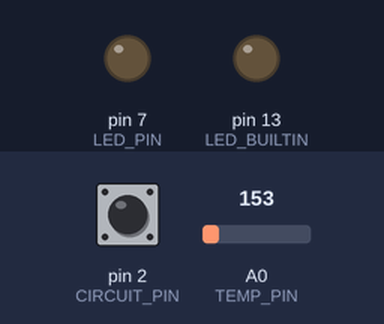
Simulated run of this sketch. Board: Arduino Uno, built with avr-gcc and run on an emulated ATmega328P. On the bench: output pins drawn as LEDs (lit = HIGH). Inputs (shaded band) come from the test bench; at power-on: pin 2 (CIRCUIT_PIN) HIGH, A0 (TEMP_PIN) = 153. The local clock reads 2024-03-15 10:24:30 at power-on unless the sketch sets it; storage starts empty; what the sketch prints to the serial monitor is not drawn.

Above: at 5.7 s.
Timing chart, 0 to 14.3 s (numbered marks = the images above):
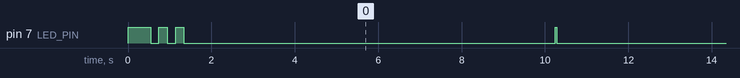

Measured:
- by itself, pin 7 (LED_PIN): HIGH → LOW at 0.54 s, → HIGH 0.20 s later, → LOW 0.20 s later, → HIGH 0.20 s later, … (29 changes in this stretch)

The sketch:

power_logging.ino
```cpp
#include <arduino-timer.h>
#include <RTClib.h>
#include <SPI.h>
#include <SD.h>

// *** PINS ***
//const int RTC_PIN_32K = 0;  // 32KHz clock output
//const int RTC_PIN_SQW = 0;  // Square wave (interrupt)
//const int RTC_PIN_SCL = 0;  // Serial clock line
//const int RTC_PIN_SDA = 0;  // Serial data line
const byte SD_PIN_MISO = 12; // Master-in, slave-out
const byte SD_PIN_MOSI = 11; // Master-out, slave-in
const byte SD_PIN_SCK  = 13; // Serial clock
const byte SD_PIN_CS   = 4;  // Chip select
const byte TEMP_PIN    = 0;  // Temperature sensor
const byte LED_PIN     = 7;  // Indicator LED
const byte CIRCUIT_PIN = 2;  // Read state pin

// *** TEMPERATURE ***
float lastTemperature;

// *** RTC / TIME ***
char timeBuffer[20];
char monthDayBuffer[4];
RTC_DS3231 rtc;

// *** SD / LOGGING ***
const String FILE_NAME_BASE = "logs";
File logFile;

// TASKING
auto mainTimer = timer_create_default();
byte circuitState = 0;

void logAndPrint(String message, bool logTime = false, bool logToFile = true)
{
    message = logTime
        ? readTimeToBuffer() + ": " + message
        : message;

    Serial.println(message);
    message = message + "\r\n";
    if (logToFile)
    {
        String filename = FILE_NAME_BASE + String(monthDayBuffer) + ".txt";
        if (logFile = SD.open(filename, FILE_WRITE))
        {
            char logBuffer[message.length()];
            message.toCharArray(logBuffer, message.length());

            logFile.write(logBuffer);
            logFile.flush();
            logFile.close();
        }
        else
        {
            Serial.println(F("SD OPEN ERROR"));
        }
    }
}

String readTemperatureSensor()
{
    float voltage = (analogRead(TEMP_PIN) * 5.0) / 1024;
    float temperatureF = (((voltage - 0.5) * 100) * 9.0 / 5.0) + 32.0;
    return String(temperatureF);
}

String readTimeToBuffer()
{
    DateTime current = rtc.now();
    sprintf(timeBuffer, "%02d:%02d:%02d %02d/%02d/%02d",
            current.hour(), current.minute(), current.second(),
            current.day(), current.month(), current.year());

    sprintf(monthDayBuffer, "%02d%02d", current.month(), current.day());
    return timeBuffer;
}

bool mainTimerCallback()
{
    digitalWrite(LED_PIN, HIGH);

    if (digitalRead(CIRCUIT_PIN) == HIGH)
    {
        circuitState = 0; // HIGH -> Circuit is open, pin is pulled up
    }
    else
    {
        circuitState = 1; // LOW -> Circuit is closed, pin is grounded
    }

    String dataMessage =
        readTimeToBuffer() + "," +
        readTemperatureSensor() + "," +
        circuitState;
    logAndPrint(dataMessage);

    delay(15);

    digitalWrite(LED_PIN, LOW);
    return true;
}

// Use once for setting RTC
void setTime()
{
    rtc.adjust(DateTime(2020, 2, 4, 21, 58, 00));
    //logAndPrint(String(F("RTC updated: ")) + readTimeToBuffer(), false, false);
}

void setup()
{
    Serial.begin(9600);
    while (!Serial)
    {
        // Wait for serial connection to open
    }

    //logAndPrint(F("- BOOT -"), false, false);

    pinMode(CIRCUIT_PIN, INPUT_PULLUP);
    pinMode(LED_BUILTIN, OUTPUT);
    pinMode(LED_PIN, OUTPUT);
    digitalWrite(LED_BUILTIN, LOW);
    digitalWrite(LED_PIN, HIGH);

    rtc.begin();
    delay(250);
    mainTimer.every(1000 * 10, mainTimerCallback);

    if (!SD.begin(10))
    {
        //logAndPrint(F("Failed to initialize SD card"), false, false);
    }
    else
    {
        readTimeToBuffer();

        delay(250);
        String file = FILE_NAME_BASE + String(monthDayBuffer) + ".txt";
        if (SD.exists(file))
        {
            //logAndPrint("DEL " + file, false, false);
            SD.remove(file);
        }

        //logAndPrint("CREATE " + file, false, false);
        logFile = SD.open(file, FILE_READ);
        logFile.close();
        logAndPrint(F("DATE,TEMP,CLOSED"));
    }

    digitalWrite(LED_PIN, LOW);
    delay(200);
    digitalWrite(LED_PIN, HIGH);
    delay(200);
    digitalWrite(LED_PIN, LOW);
    delay(200);
    digitalWrite(LED_PIN, HIGH);
    delay(200);
    digitalWrite(LED_PIN, LOW);

    // DEBUG
    //logAndPrint("TIME " + readTimeToBuffer(), false, false);
    //logAndPrint("TEMP " + readTemperatureSensor() + "F", false, false);
    //logAndPrint(F("- STARTED -"), false, false);
}

void loop()
{
    mainTimer.tick();
}
```
